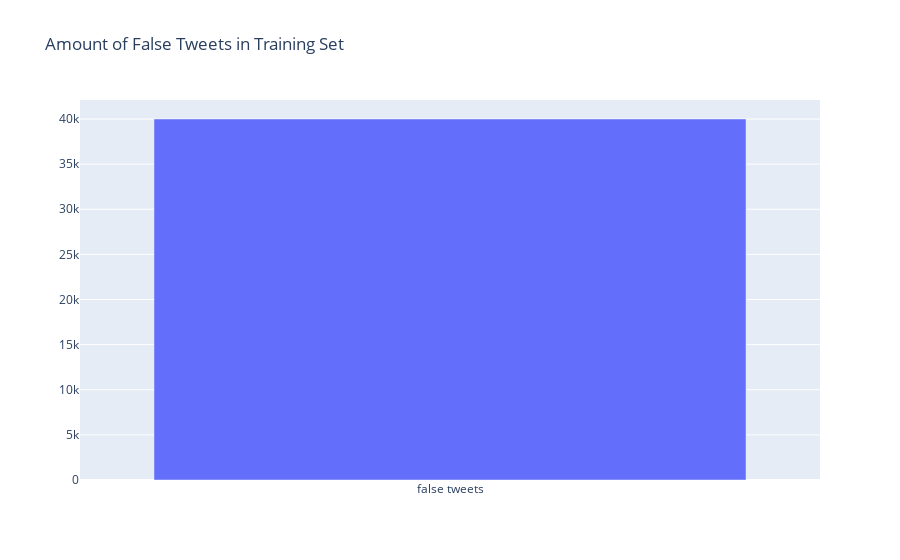

Source (notebook cell):
### Code cell
false = len(false_tweets[false_tweets['label']== 1])
dist = [
    graph_objs.Bar(
        x=["false tweets"],
        y=[false],
)]
plotly.offline.iplot({"data":dist, "layout":graph_objs.Layout(title="Amount of False Tweets in Training Set")})

### Figure 1 — Plotly figure (JSON) as saved in the notebook; plotly's stock layout.template omitted (floating-point values rounded to 4 significant figures)
{"data": [{"type": "bar", "x": ["false tweets"], "y": [40000]}], "layout": {"title": {"text": "Amount of False Tweets in Training Set"}}}
